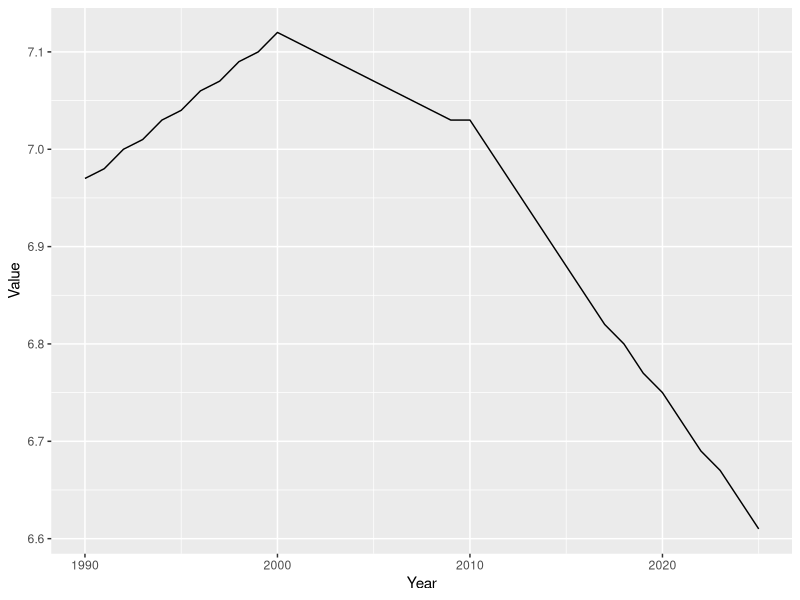
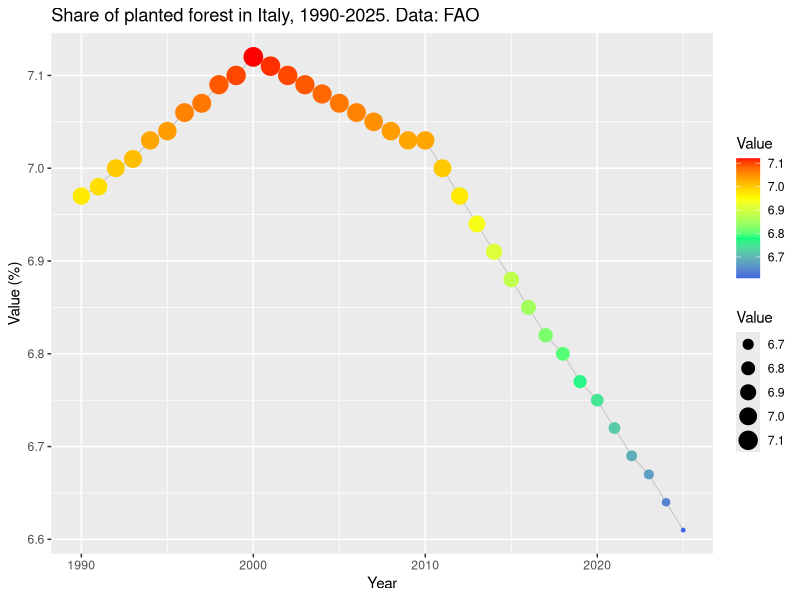
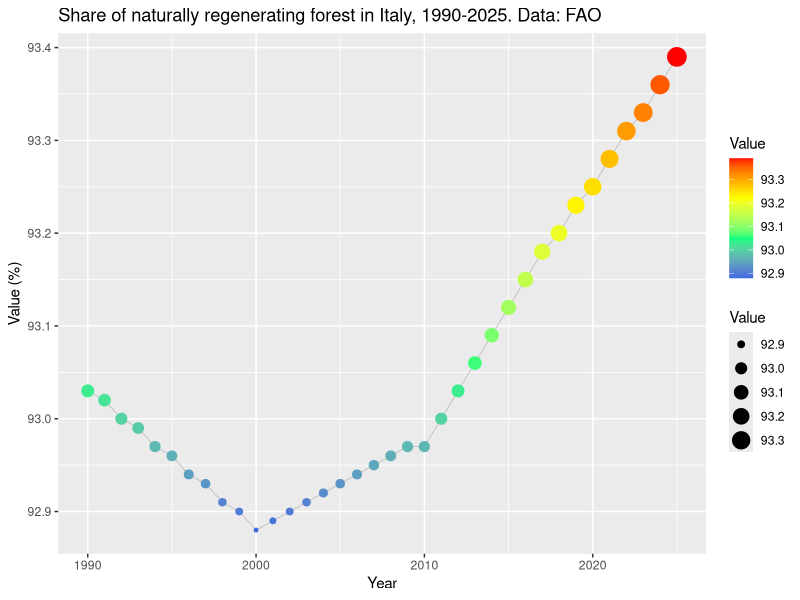
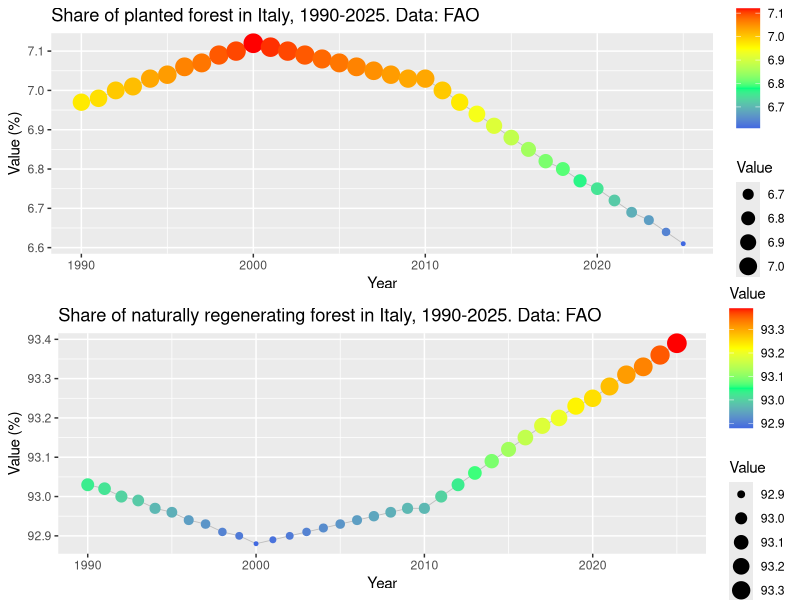

Write R code to recreate these figures, in order.
library(ggplot2)
df <- read.csv("01_Share in Forest land.csv")
head(df)

# select items by attribute in a column
Planted_Forest <- df[df$Item == "Planted Forest", ]
head(Planted_Forest)
#
Nat_reg_forest <- df[df$Item == "Naturally regenerating forest", ]
head(Nat_reg_forest)

ggplot(data = Planted_Forest, aes(x = Year, y = Value)) +
    geom_line() # Or any other geom
plot1 <- ggplot(Planted_Forest, aes(Year, Value, group = 1)) +
        geom_line(linetype = "solid", colour = "gray", size = 0.3) +
        geom_point(aes(colour = Value, size = Value)) +
        scale_colour_gradientn(colours = c("royalblue","springgreen","yellow", "red")) +
        labs(x = "Year", y = "Value (%)", title = "Share of planted forest in Italy, 1990-2025. Data: FAO")
plot1
plot2 <- ggplot(Nat_reg_forest, aes(Year, Value)) +
        geom_line(linetype = "solid", colour = "gray", size = 0.3) +
        geom_point(aes(colour = Value, size = Value)) +
        scale_colour_gradientn(colours = c("royalblue","springgreen","yellow", "red")) +
        labs(x = "Year", y = "Value (%)", title = "Share of naturally regenerating forest in Italy, 1990-2025. Data: FAO")
plot2

library(gridExtra)
grid.arrange(plot1, plot2, nrow=2)
